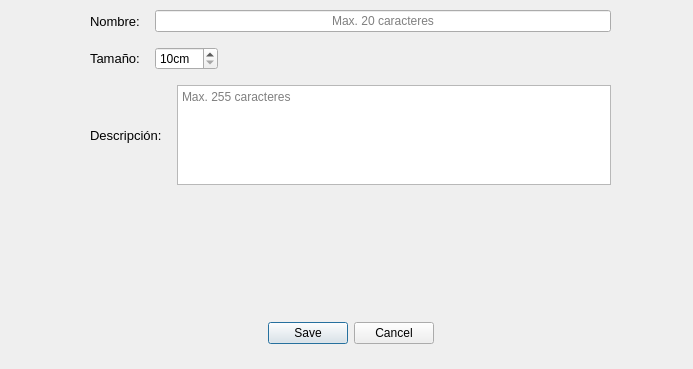
<?xml version="1.0" encoding="UTF-8"?>
<ui version="4.0">
 <class>Dialog</class>
 <widget class="QDialog" name="Dialog">
  <property name="geometry">
   <rect>
    <x>0</x>
    <y>0</y>
    <width>693</width>
    <height>369</height>
   </rect>
  </property>
  <property name="sizePolicy">
   <sizepolicy hsizetype="Fixed" vsizetype="Fixed">
    <horstretch>0</horstretch>
    <verstretch>0</verstretch>
   </sizepolicy>
  </property>
  <property name="windowTitle">
   <string>Dialog</string>
  </property>
  <widget class="QWidget" name="verticalLayoutWidget">
   <property name="geometry">
    <rect>
     <x>90</x>
     <y>10</y>
     <width>521</width>
     <height>334</height>
    </rect>
   </property>
   <layout class="QVBoxLayout" name="verticalLayout_2">
    <property name="spacing">
     <number>15</number>
    </property>
    <property name="sizeConstraint">
     <enum>QLayout::SetDefaultConstraint</enum>
    </property>
    <item>
     <layout class="QHBoxLayout" name="horizontalLayout_4">
      <property name="sizeConstraint">
       <enum>QLayout::SetDefaultConstraint</enum>
      </property>
      <item>
       <widget class="QLabel" name="label_8">
        <property name="font">
         <font>
          <pointsize>10</pointsize>
         </font>
        </property>
        <property name="text">
         <string>Nombre:</string>
        </property>
       </widget>
      </item>
      <item>
       <widget class="QLineEdit" name="textName_2">
        <property name="maxLength">
         <number>20</number>
        </property>
        <property name="cursorPosition">
         <number>0</number>
        </property>
        <property name="alignment">
         <set>Qt::AlignCenter</set>
        </property>
        <property name="placeholderText">
         <string>Max. 20 caracteres</string>
        </property>
       </widget>
      </item>
     </layout>
    </item>
    <item>
     <layout class="QHBoxLayout" name="horizontalLayout_5">
      <item>
       <widget class="QLabel" name="label_9">
        <property name="font">
         <font>
          <pointsize>10</pointsize>
         </font>
        </property>
        <property name="text">
         <string>Tamaño:</string>
        </property>
       </widget>
      </item>
      <item>
       <widget class="QSpinBox" name="spinMeters1_2">
        <property name="keyboardTracking">
         <bool>false</bool>
        </property>
        <property name="showGroupSeparator" stdset="0">
         <bool>false</bool>
        </property>
        <property name="suffix">
         <string>cm</string>
        </property>
        <property name="minimum">
         <number>10</number>
        </property>
        <property name="maximum">
         <number>100</number>
        </property>
        <property name="singleStep">
         <number>10</number>
        </property>
       </widget>
      </item>
      <item>
       <spacer name="horizontalSpacer">
        <property name="orientation">
         <enum>Qt::Horizontal</enum>
        </property>
        <property name="sizeHint" stdset="0">
         <size>
          <width>40</width>
          <height>20</height>
         </size>
        </property>
       </spacer>
      </item>
     </layout>
    </item>
    <item>
     <layout class="QHBoxLayout" name="horizontalLayout_6">
      <item>
       <widget class="QLabel" name="label_13">
        <property name="font">
         <font>
          <pointsize>10</pointsize>
         </font>
        </property>
        <property name="text">
         <string>Descripción:</string>
        </property>
       </widget>
      </item>
      <item>
       <widget class="QPlainTextEdit" name="etDescription_2">
        <property name="maximumSize">
         <size>
          <width>16777215</width>
          <height>100</height>
         </size>
        </property>
        <property name="placeholderText">
         <string>Max. 255 caracteres</string>
        </property>
       </widget>
      </item>
     </layout>
    </item>
    <item>
     <widget class="QLabel" name="label_14">
      <property name="font">
       <font>
        <pointsize>20</pointsize>
        <weight>75</weight>
        <bold>true</bold>
       </font>
      </property>
      <property name="text">
       <string/>
      </property>
      <property name="alignment">
       <set>Qt::AlignCenter</set>
      </property>
      <property name="textInteractionFlags">
       <set>Qt::NoTextInteraction</set>
      </property>
     </widget>
    </item>
    <item>
     <widget class="QDialogButtonBox" name="buttonBox_3">
      <property name="orientation">
       <enum>Qt::Horizontal</enum>
      </property>
      <property name="standardButtons">
       <set>QDialogButtonBox::Cancel|QDialogButtonBox::Save</set>
      </property>
      <property name="centerButtons">
       <bool>true</bool>
      </property>
     </widget>
    </item>
   </layout>
  </widget>
 </widget>
 <resources/>
 <connections/>
</ui>
